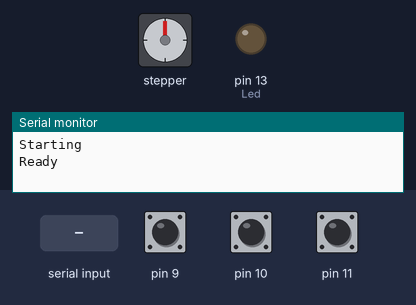
This sketch was run on a simulated Arduino Uno, built with avr-gcc and run on an emulated ATmega328P. Parts: stepper motor, output pins drawn as LEDs (lit = HIGH), the last lines printed to the serial monitor. Inputs (shaded band) come from the test bench; at power-on: pin 10 HIGH, pin 11 HIGH, pin 9 HIGH. Stepper angles assume 800 steps per turn.

Above: at 1.6 s.
1.7 s: pin 10 pulled LOW for 0.15 s
At 2.15 s:
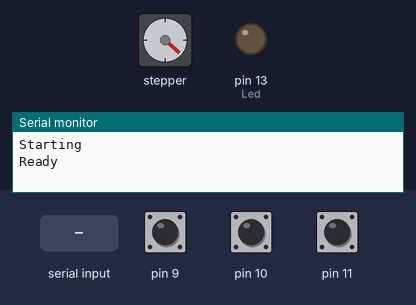
4.7 s: "move,45\n" received over Serial
6.2 s: "start" received over Serial
At 7.3 s:
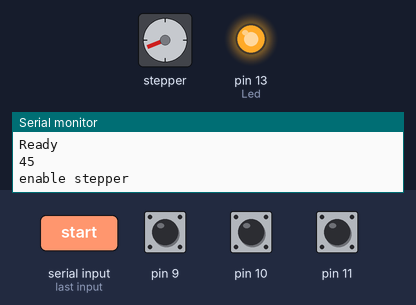
7.7 s: pin 11 pulled LOW for 0.15 s
At 8.15 s:
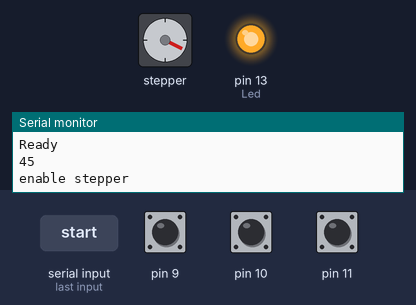
10.7 s: pin 9 pulled LOW for 0.15 s
At 11.9 s:
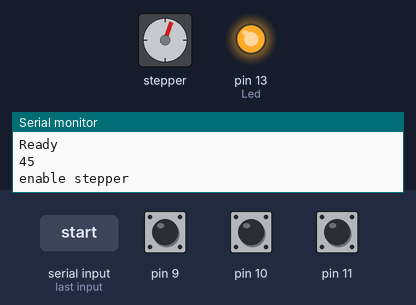
12.3 s: pin 10 pulled LOW for 1 s
At 12.75 s:
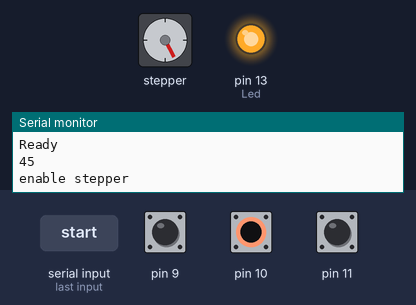
Timing chart, 0 to 23.1 s (numbered marks = the images above; inputs shaded):
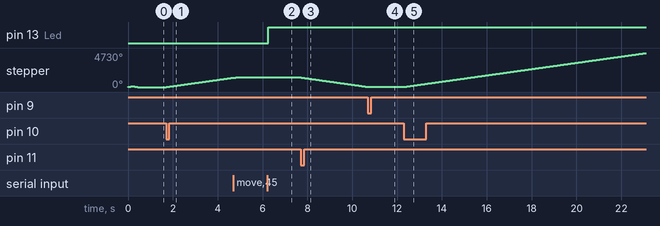

The sketch:

MotorControlWithCncShield.ino
```cpp
#include <Arduino.h>
#include "A4988.h"

#define MOTOR_STEPS 200
// Microstepping mode. If you hardwired it to save pins, set to the same value here.
#define MICROSTEPS 4
//#define MICROSTEPS 1
// Target RPM for cruise speed
#define RPM 100

#define DIR 5
#define STEP 2
#define MS1 8

//https://github.com/laurb9/StepperDriver/blob/master/src/BasicStepperDriver.h
//https://blog.protoneer.co.nz/arduino-cnc-shield-v3-00-assembly-guide/

A4988 stepper(MOTOR_STEPS, DIR, STEP, MS1);

String command = "";
int speed = 0;
int rotate = 0;
unsigned wait_time_micros = 0;
int Led = 13 ;// define LED Interface

int pin9 = 0; //Endstop
int pin10 = 0; //Manual move
int pin11 = 0; //Manual move
bool autoMode = false;

void setup() {
  Serial.setTimeout(50);
  Serial.begin(115200);
  Serial.println("Starting");

  pinMode (Led, OUTPUT) ;// define LED as output interface

  //stepper.begin(RPM, MICROSTEPS);
  //stepper.begin(200, MICROSTEPS);
  stepper.begin(RPM, MICROSTEPS);
  stepper.setEnableActiveState(LOW); //important if stepper.disable not work
  stepper.enable();
  stepper.rotate(100);
  delay(100);
  stepper.rotate(-100);

  //stepper.setSpeedProfile(stepper.CONSTANT_SPEED, 300, 300);
  //stepper.setSpeedProfile(stepper.LINEAR_SPEED, 300, 300);

  stepper.disable();

  Serial.println("Ready");

  //pinMode(2, OUTPUT); //Movement, Steps
  //pinMode(5, OUTPUT); //Direction
  //pinMode(8, OUTPUT); //Motor

  pinMode(11, INPUT_PULLUP); //
  pinMode(10, INPUT_PULLUP); //
  pinMode(9, INPUT_PULLUP); //
}

void loop() {

  pin9 = digitalRead(9);
  pin10 = digitalRead(10);
  pin11 = digitalRead(11);

  if (pin9 == 0) {
    stepper.stop();
    autoMode = false;
    return;
  }

  if (pin10 == 0 && pin11 == 0) {
    autoMode = true;
  }

  if (autoMode) {
    stepper.enable();
    stepper.move(10000);
    delay(1000);
    stepper.move(-10000);
    stepper.disable();
    delay(1000);
  }

/*
  Serial.print(pin9,HEX);
  Serial.print(pin10,HEX);
  Serial.print(pin11,HEX);
  Serial.println();
*/

  if (pin10 == 0) {
    stepper.enable();
    stepper.startMove(10000);
  }

  if (pin11 == 0) {
    stepper.enable();
    stepper.startMove(-10000);
  }

  wait_time_micros = stepper.nextAction();
  if (wait_time_micros > 0) {
    //Serial.println(wait_time_micros);
    //Serial.println(stepper.getSteps());
  }
  if (wait_time_micros == 0) {
    stepper.disable();
  }

  if (Serial.available() > 0) {
    command = Serial.readString();
    if (command == "start") {
      Serial.println("enable stepper");
      stepper.enable();
      digitalWrite(Led, HIGH);
    }
    if (command == "stop") {
      Serial.println("disable stepper");
      stepper.stop();
      stepper.disable();
      digitalWrite(Led, LOW);
    }
    if (command.startsWith("move")) {

      rotate = command.substring(5).toInt();

      //stepper.startMove(rotate * 15 * 200);
      stepper.startMove(rotate);
      Serial.println(rotate);
    }
    if (command.startsWith("speed")) {
      speed = command.substring(6).toInt();
      stepper.begin(speed, MICROSTEPS);
      Serial.println(speed);
    }
  }
}
```

Measured:
- after the input at 1.7 s, stepper: keeps turning clockwise at about 437°/s, starting at once
- after the input at 6.2 s, pin 13 (Led): LOW → HIGH after 0.05 s
- after the input at 7.7 s, stepper: keeps turning counter-clockwise at about 437°/s, starting at once
- after the input at 10.7 s, stepper: stops changing and stays 20°
- after the input at 12.3 s, stepper: keeps turning clockwise at about 436°/s, starting at once
